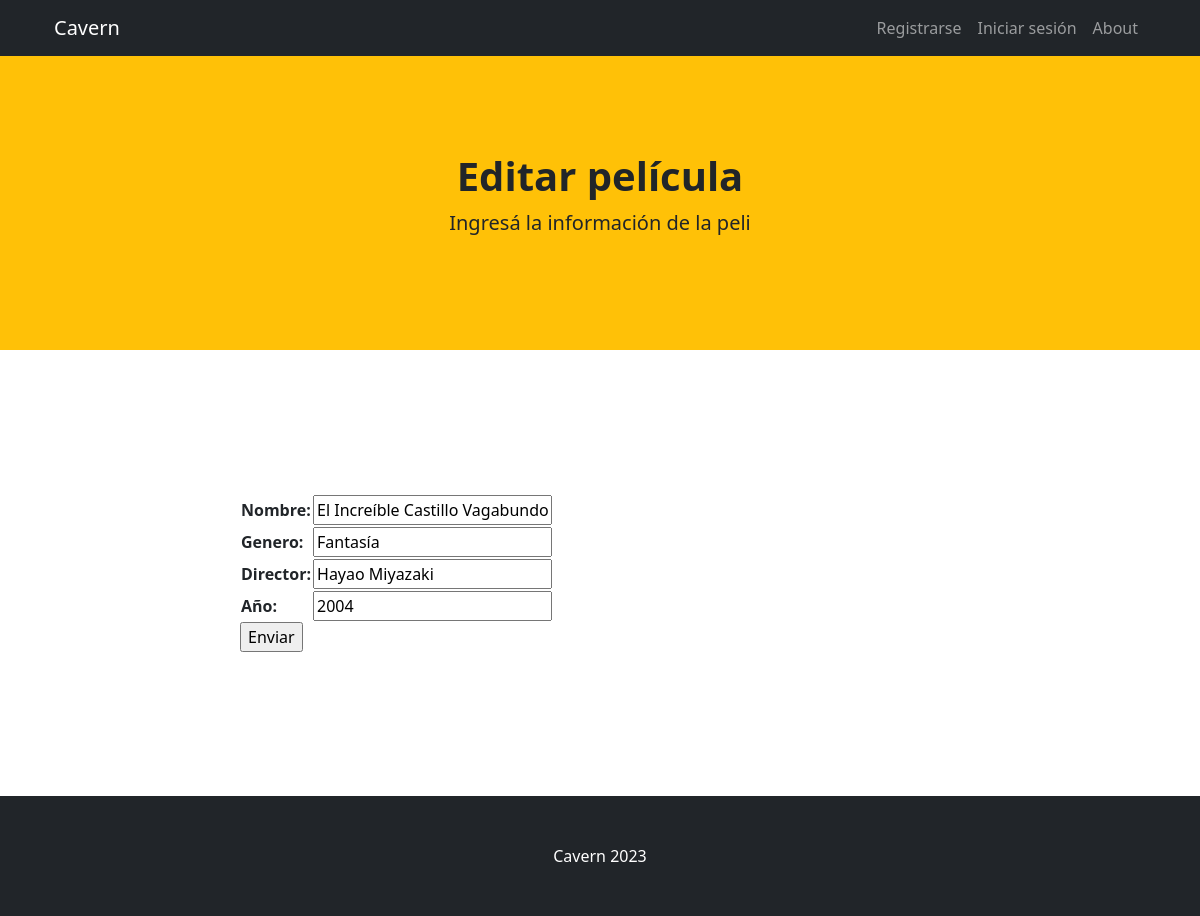
Page /SPL/editarpeli/El Increíble Castillo Vagabundo on the committed database.
### SPL/models.py (models this page shows)
class Pelicula(models.Model):
    nombre = models.CharField(max_length=50)
    genero = models.CharField(max_length=40)
    director = models.CharField(max_length=50)
    año = models.IntegerField()
    sinopsis = models.TextField(default=0)

### SPL/views.py (the view)
# urls.py: path('editarpeli/<peli_nombre>', editar_peli, name="editar peli"),
def editar_peli(request, peli_nombre):
    peli_elegida = Pelicula.objects.get(nombre=peli_nombre)
    if request.method == "POST":
        formulario = PeliFormulario(request.POST)
        print(formulario)
        if formulario.is_valid():
            info = formulario.cleaned_data
            peli_elegida.nombre = info["nombre"]
            peli_elegida.genero = info["genero"]
            peli_elegida.director = info["director"]
            peli_elegida.año = info["año"]
            peli_elegida.save()
            return render(request, 'SPL/inicio.html')
    else:
        miFormulario = PeliFormulario(initial={"nombre": peli_elegida.nombre,
                                               "genero": peli_elegida.genero,
                                               "director": peli_elegida.director,
                                               "año": peli_elegida.año})
    return render(request, "SPL/editarpeli.html", {"form2": miFormulario})

### SPL/forms.py
class PeliFormulario(forms.Form):
    nombre = forms.CharField()
    genero = forms.CharField()
    director = forms.CharField()
    año = forms.IntegerField()

### SPL/templates/SPL/editarpeli.html
{% extends 'SPL/padre.html' %}
{% load static %}
{% block titulo %}
    <h1 class="fw-bolder">Editar película</h1>
    <p class="lead">Ingresá la información de la peli</p>
{% endblock %}
{% block sobreLaPagina %}
    <form action="" method="POST">{% csrf_token %}
     <table>
        {{form2.as_table}}
     </table>
     <input type="submit" value="Enviar">
    </form>
{% endblock %}

### rows in the picture
Pelicula: nombre "El Increíble Castillo Vagabundo", genero "Fantasía", director "Hayao Miyazaki", año "2004"
